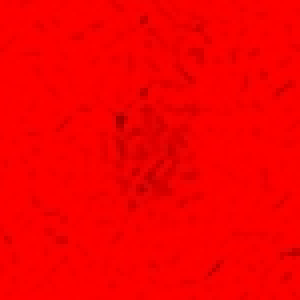
#> input picture detection_model/psf/data/image1/square_001.tif, 75 x 75 px (shown 4 times larger)
$ python feature_detection.py ../detection_model/psf/data/image1/square_001.tif 100
#> lines starting #> are read from the running program, lines starting #| are printed output that depends on the picture
import os
from datetime import datetime
import numpy as np
import cv2
from typing import List, Dict, Optional, Tuple

# ── Configuration ──────────────────────────────────────────────────
DEFAULT_THRESHOLD = 20
MIN_FEATURE_AREA = 1500
MAX_FEATURE_AREA = 60000
CLUSTER_DISTANCE = 300
MIN_CLUSTER_SIZE = 7
MAX_GROUPS = 4
GRID_ROWS = 2
GRID_COLS = 5

# Max extra blobs per row that the outlier-rejection stage will tolerate.
MAX_EXTRA_PER_ROW = 2

# ── Image Processing ──────────────────────────────────────────────

def extract_red_channel(rgb: np.ndarray) -> np.ndarray:
    """Pick the channel with the widest intensity range."""
    if rgb.ndim == 2:
        return rgb
    channels = cv2.split(rgb)
    best_idx = 0
    max_range = 0
    for i, ch in enumerate(channels[:3]):
        r = float(ch.max()) - float(ch.min())
        if r > max_range:
            max_range = r
            best_idx = i
    return channels[best_idx]

def threshold_image(channel: np.ndarray, thresh: int = DEFAULT_THRESHOLD) -> np.ndarray:
    """Dark pixels (< thresh) become 255; others become 0."""
    _, binary = cv2.threshold(channel, thresh, 255, cv2.THRESH_BINARY_INV)
    return binary

def clear_border_components(stats: np.ndarray, num_labels: int, width: int, height: int) -> List[int]:
    """Returns label IDs that do NOT touch the image edges."""
    valid_ids = []
    for i in range(1, num_labels):
        x = stats[i, cv2.CC_STAT_LEFT]
        y = stats[i, cv2.CC_STAT_TOP]
        w = stats[i, cv2.CC_STAT_WIDTH]
        h = stats[i, cv2.CC_STAT_HEIGHT]
        if (x <= 1 or y <= 1 or (x + w) >= width - 1 or (y + h) >= height - 1):
            continue
        valid_ids.append(i)
    return valid_ids

def find_components(binary: np.ndarray) -> List[Dict]:
    h, w = binary.shape
    num_labels, labels, stats, centroids = cv2.connectedComponentsWithStats(binary, connectivity=8)

    valid_ids = clear_border_components(stats, num_labels, w, h)

    components = []
    for i in valid_ids:
        area = stats[i, cv2.CC_STAT_AREA]
        if MIN_FEATURE_AREA < area < MAX_FEATURE_AREA:
            components.append({
                'area': area,
                'centroid_x': float(centroids[i, 0]),
                'centroid_y': float(centroids[i, 1]),
                'x_min': int(stats[i, cv2.CC_STAT_LEFT]),
                'y_min': int(stats[i, cv2.CC_STAT_TOP]),
                'x_max': int(stats[i, cv2.CC_STAT_LEFT] + stats[i, cv2.CC_STAT_WIDTH]),
                'y_max': int(stats[i, cv2.CC_STAT_TOP] + stats[i, cv2.CC_STAT_HEIGHT]),
                'bbox_w': int(stats[i, cv2.CC_STAT_WIDTH]),
                'bbox_h': int(stats[i, cv2.CC_STAT_HEIGHT]),
            })
    return components

def erode_binary(binary: np.ndarray, iterations: int = 3) -> np.ndarray:
    kernel = np.ones((3, 3), np.uint8)
    return cv2.erode(binary, kernel, iterations=iterations)

# ── Clustering ───────────────────────────────────────────────────

def cluster_components(components: List[Dict]) -> List[List[Dict]]:
    n = len(components)
    if n == 0: return []

    pts = np.array([[c['centroid_x'], c['centroid_y']] for c in components])
    assigned = -np.ones(n, dtype=int)
    cluster_id = 0

    for i in range(n):
        if assigned[i] >= 0: continue
        assigned[i] = cluster_id
        queue = [i]

        # BFS for neighbors within CLUSTER_DISTANCE
        idx = 0
        while idx < len(queue):
            curr = queue[idx]
            idx += 1
            dists = np.linalg.norm(pts - pts[curr], axis=1)
            neighbors = np.where((assigned == -1) & (dists <= CLUSTER_DISTANCE))[0]
            for nb in neighbors:
                assigned[nb] = cluster_id
                queue.append(nb)
        cluster_id += 1

    clusters = [[] for _ in range(cluster_id)]
    for i, cid in enumerate(assigned):
        clusters[cid].append(components[i])

    valid = [c for c in clusters if len(c) >= MIN_CLUSTER_SIZE]
    valid.sort(key=lambda g: (np.mean([p['centroid_y'] for p in g]), np.mean([p['centroid_x'] for p in g])))
    return valid[:MAX_GROUPS]

# ── Grid Fitting and Decoding ─────────────────────────────────────

# [265 lines left out: functions _split_rows_robust, _select_5_by_template, _select_5_by_uniformity, fit_grid_to_cluster, detect_markers, not called in this run]

FAILED_IMAGES_DIR = os.path.join(os.path.dirname(os.path.abspath(__file__)), "failed_images")

# [15 lines left out: function save_failed_frame, not called in this run]


if __name__ == '__main__':
    import sys
    from PIL import Image

    if len(sys.argv) < 2:
        print("Usage: python feature_detection.py <image_path> [threshold]")
        sys.exit(1)

    img_path = sys.argv[1]
    thresh = int(sys.argv[2]) if len(sys.argv) > 2 else DEFAULT_THRESHOLD

    rgb = np.array(Image.open(img_path).convert('RGB'))
#> rgb is the input picture: shape (75, 75, 3); mean R, G, B 247, 1, 0.7
    h, w = rgb.shape[:2]
#> h = 75; w = 75
    print(f"Image: {img_path} ({w}x{h})  threshold={thresh}")
#| Image: ../detection_model/psf/data/image1/square_001.tif (75x75)  threshold=100

    channel = extract_red_channel(rgb)
#> the loop in extract_red_channel, `for i, ch in enumerate(channels[:3]):` made 3 passes
#> (r, max_range, best_idx) on pass 1: (91, 91, 0)
#> r on passes 2 to 3: 9, 10
#> after the loop in extract_red_channel, `for i, ch in enumerate(channels[:3]):`: best_idx = 0; max_range = 91
#> in extract_red_channel, `return channels[best_idx]`:
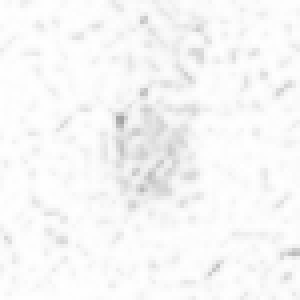
#> returned value: shape (75, 75) (shown 4 times larger); min 164, max 255, mean 247
    binary = threshold_image(channel, thresh)
#> in threshold_image, `_, binary = cv2.threshold(channel, thresh, 255, cv2.THRESH_BINARY_INV)`: binary: shape (75, 75); every value is 0
    components = find_components(binary)
#> in find_components, `num_labels, labels, stats, centroids = cv2.connectedComponentsWithStat..`: labels: shape (75, 75) int32; every value is 0
#> in find_components, `num_labels, labels, stats, centroids = cv2.connectedComponentsWithStat..`: num_labels = 1; stats = [[0, 0, 75, 75, 5625]]; centroids = [[37, 37]]
#> after the loop in clear_border_components, `for i in range(1, num_labels):`: valid_ids = []
#> components = []
    print(f"Components: {len(components)}")
#| Components: 0

    clusters = cluster_components(components)
#> in cluster_components, `n = len(components)`: n = 0
#> clusters = []
    print(f"Clusters:   {len(clusters)}")
#| Clusters:   0

    eroded = erode_binary(binary)
    markers = []
    for i, cl in enumerate(clusters):
        m = fit_grid_to_cluster(cl, binary, eroded, debug=True)
        if m:
            markers.append(m)
#> this loop made 0 passes
#> after the loop, markers = []

    print(f"\n=== {len(markers)} markers detected ===")
#| === 0 markers detected ===
    for m in markers:
        print(f"  ({m['col_id']},{m['row_id']}) at px "
              f"({m['center'][0]:.0f},{m['center'][1]:.0f}) "
              f"conf={m['confidence']:.3f}")

$ run again, on detection_model/psf/data/image1/square_003.tif
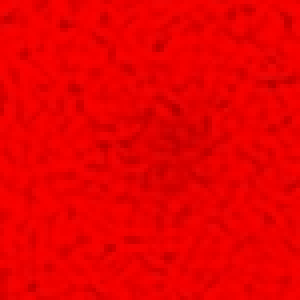
#> input picture detection_model/psf/data/image1/square_003.tif, 75 x 75 px (shown 4 times larger)
#> rgb is the input picture: shape (75, 75, 3); mean R, G, B 233.9, 1.3, 1.2
#| Image: ../detection_model/psf/data/image1/square_003.tif (75x75)  threshold=100
#> the loop in extract_red_channel, `for i, ch in enumerate(channels[:3]):` made 3 passes
#> (r, max_range, best_idx) on pass 1: (71, 71, 0)
#> after the loop in extract_red_channel, `for i, ch in enumerate(channels[:3]):`: best_idx = 0; max_range = 71
#> in extract_red_channel, `return channels[best_idx]`:
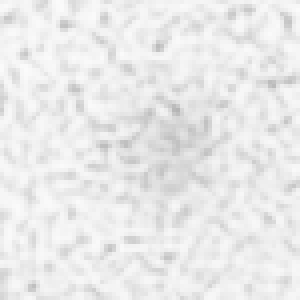
#> returned value: shape (75, 75) (shown 4 times larger); min 180, max 251, mean 233.9
#> binary: shape (75, 75); every value is 0
#> labels: shape (75, 75) int32; every value is 0
#> num_labels = 1; stats = [[0, 0, 75, 75, 5625]]; centroids = [[37, 37]]
#> after the loop in clear_border_components, `for i in range(1, num_labels):`: valid_ids = []
#| Components: 0
#> n = 0
#> clusters = []
#| Clusters:   0
#| === 0 markers detected ===

$ run again, on detection_model/psf/data/image1/square_004.tif
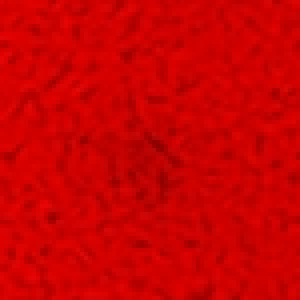
#> input picture detection_model/psf/data/image1/square_004.tif, 75 x 75 px (shown 4 times larger)
#> rgb is the input picture: shape (75, 75, 3); mean R, G, B 202.7, 1.4, 1.3
#| Image: ../detection_model/psf/data/image1/square_004.tif (75x75)  threshold=100
#> the loop in extract_red_channel, `for i, ch in enumerate(channels[:3]):` made 3 passes
#> (r, max_range, best_idx) on pass 1: (92, 92, 0)
#> after the loop in extract_red_channel, `for i, ch in enumerate(channels[:3]):`: best_idx = 0; max_range = 92
#> in extract_red_channel, `return channels[best_idx]`:
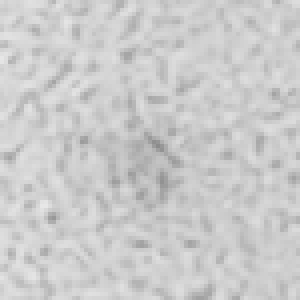
#> returned value: shape (75, 75) (shown 4 times larger); min 139, max 231, mean 202.7
#> binary: shape (75, 75); every value is 0
#> labels: shape (75, 75) int32; every value is 0
#> num_labels = 1; stats = [[0, 0, 75, 75, 5625]]; centroids = [[37, 37]]
#> after the loop in clear_border_components, `for i in range(1, num_labels):`: valid_ids = []
#| Components: 0
#> n = 0
#> clusters = []
#| Clusters:   0
#| === 0 markers detected ===

$ run again, on detection_model/psf/data/image1/square_005.tif
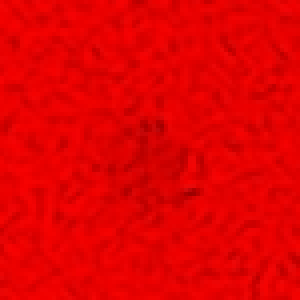
#> input picture detection_model/psf/data/image1/square_005.tif, 75 x 75 px (shown 4 times larger)
#> rgb is the input picture: shape (75, 75, 3); mean R, G, B 227.1, 1.3, 1.3
#| Image: ../detection_model/psf/data/image1/square_005.tif (75x75)  threshold=100
#> the loop in extract_red_channel, `for i, ch in enumerate(channels[:3]):` made 3 passes
#> (r, max_range, best_idx) on pass 1: (91, 91, 0)
#> after the loop in extract_red_channel, `for i, ch in enumerate(channels[:3]):`: best_idx = 0; max_range = 91
#> in extract_red_channel, `return channels[best_idx]`:
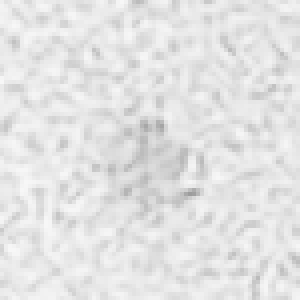
#> returned value: shape (75, 75) (shown 4 times larger); min 156, max 247, mean 227.1
#> binary: shape (75, 75); every value is 0
#> labels: shape (75, 75) int32; every value is 0
#> num_labels = 1; stats = [[0, 0, 75, 75, 5625]]; centroids = [[37, 37]]
#> after the loop in clear_border_components, `for i in range(1, num_labels):`: valid_ids = []
#| Components: 0
#> n = 0
#> clusters = []
#| Clusters:   0
#| === 0 markers detected ===
